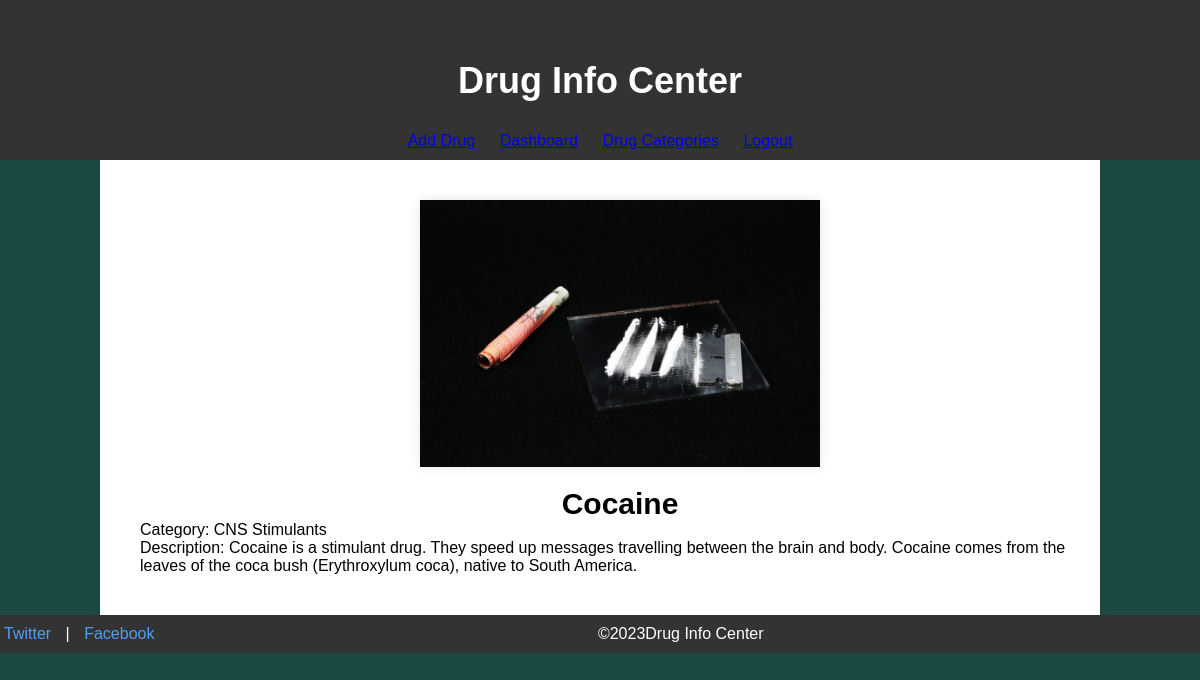
The page /view_details.php?drug_id=3 on the database its author committed.
### tables this page shows
CREATE TABLE `drug_details` (
  `drug_id` int(11) NOT NULL,
  `drug_name` varchar(100) NOT NULL,
  `category_id` int(11) DEFAULT NULL,
  `description` text DEFAULT NULL,
  `image_url` varchar(255) DEFAULT NULL
);

CREATE TABLE `drug_categories` (
  `category_id` int(11) NOT NULL,
  `category_name` varchar(50) NOT NULL
);

### view_details.php (the view, shortened to what this page needs)
<?php
include 'header.php';
require_once("db_connection.php");
if (isset($_GET['drug_id'])) {
    $drugId = $_GET['drug_id'];
    $query = "SELECT drug_name, description, image_url, category_name
              FROM drug_details
              JOIN drug_categories ON drug_details.category_id = drug_categories.category_id
              WHERE drug_id = ?";
    $stmt = $conn->prepare($query);
    $stmt->bind_param("i", $drugId);
    if ($stmt->execute()) {
        $result = $stmt->get_result();
        $drug = $result->fetch_assoc();
        if ($drug) {
            echo "<div class='section page'>";
            echo "<div class='wrapper'>";
            echo "<div class='media-picture'>";
            echo "<span>";
            echo "<img src='" . $drug['image_url'] . "' alt='" . $drug['drug_name'] . "' />";
            echo "</span>";
            echo "</div>";
            echo "<div class='media-details'>";
            echo "<h1>" . $drug['drug_name'] . "</h1>";
            echo "<p><span>Category: </span>" . $drug['category_name'] . "</p>";
            echo "<p>Description: " . $drug['description'] . "</p>";
            echo "</div>";
            echo "</div>";
            echo "</div>";
            echo "</div>";
        } else {
            echo "Drug not found.";
        }
    } else {
        echo "Error: " . $stmt->error;
    }
} else {
    echo "Drug ID not provided.";
}
include 'footer.php';
?>

### css/style.css (style rules this page uses)
body, h1, h2, p, ul, li { margin: 0; padding: 0; }
body { font-family: Arial, sans-serif; background-color: #1b4a42; }
.wrapper { width: 100%; max-width: 980px; margin: 0 auto; padding: 20px; flex-grow: 1; }
.wrapper h1 { font-size: 30px; text-align: center; margin-top: 20px; }
.media-picture img { max-width: 400px; height: auto; display: block; margin: 0 auto; box-shadow: 0 0 10px rgba(0, 0, 0, 0.1); overflow: hidden; }

### rows shown on the page
drug_details: image_url (picture), drug_name "Cocaine", category.category_name "CNS Stimulants", description "Cocaine is a stimulant drug. They speed up messages travelling between the brain and body. Cocaine comes from the leaves of the coca bush (Erythroxylum coca), native to South America."
